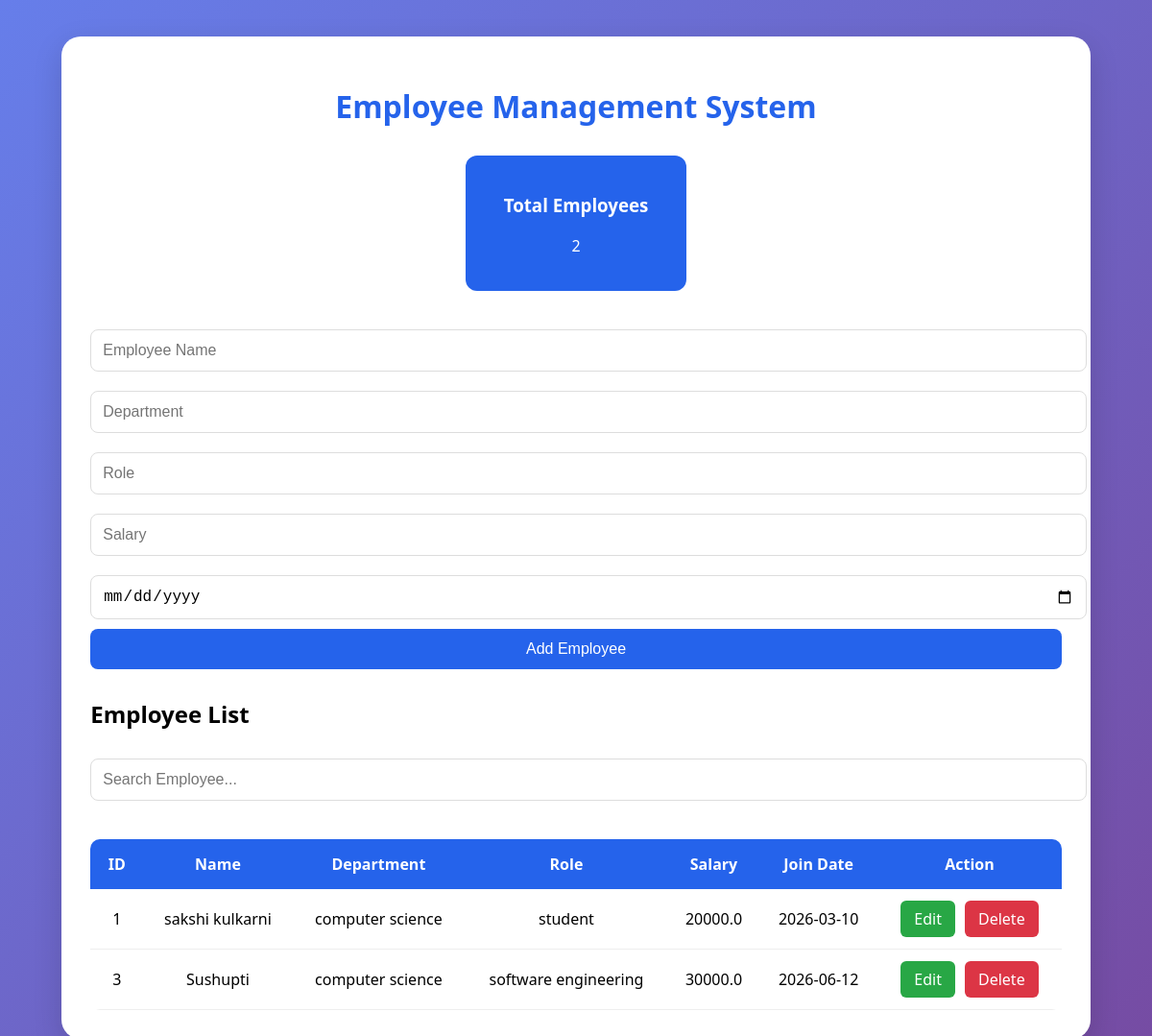
The page / on the database its author committed.
### tables this page shows
CREATE TABLE employees(
            id INTEGER PRIMARY KEY AUTOINCREMENT,
            name TEXT NOT NULL,
            department TEXT NOT NULL,
            role TEXT NOT NULL,
            salary REAL NOT NULL,
            join_date TEXT NOT NULL
        );

### app.py (the view)
@app.route('/')
def home():
    conn = sqlite3.connect('employees.db')
    cursor = conn.cursor()
    cursor.execute("SELECT * FROM employees")
    employees = cursor.fetchall()
    conn.close()
    return render_template(
        'index.html',
        employees=employees
    )

### templates/index.html (shortened to what this page needs)
<!DOCTYPE html>
<html>
<head>
    <link rel="stylesheet" href="{{ url_for('static', filename='style.css') }}">
</head>
<body>
    <div class="container">
        <h1>Employee Management System</h1>
        <div class="stats">
    <div class="stat-card">
        <h3>Total Employees</h3>
        <p>{{ employees|length }}</p>
    </div>
</div>
        <form action="/add" method="POST">
            <input type="text" name="name" placeholder="Employee Name" required>
            <input type="text" name="department" placeholder="Department" required>
            <input type="text" name="role" placeholder="Role" required>
            <input type="number" name="salary" placeholder="Salary" required>
            <input type="date" name="join_date" required>
            <button type="submit">
                Add Employee
            </button>
        </form>
        <h2>Employee List</h2>
<input type="text" id="searchInput" placeholder="Search Employee...">
<table>
    <tr>
        <th>ID</th>
        <th>Name</th>
        <th>Department</th>
        <th>Role</th>
        <th>Salary</th>
       <th>Join Date</th>
<th>Action</th>
    </tr>
    {% for employee in employees %}
    <tr>
        <td>{{ employee[0] }}</td>
        <td>{{ employee[1] }}</td>
        <td>{{ employee[2] }}</td>
        <td>{{ employee[3] }}</td>
        <td>{{ employee[4] }}</td>
        <td>{{ employee[5] }}</td>
<td class="action-buttons">
    <a href="/edit/{{ employee[0] }}" class="edit-btn">
        Edit
    </a>
    <a href="/delete/{{ employee[0] }}"
       class="delete-btn"
       onclick="return confirm('Are you sure?')">
       Delete
    </a>
</td>
    </tr>
    {% endfor %}
</table>
    </div>
</body>
</html>

### static/style.css (style rules this page uses)
body { font-family:'Segoe UI', sans-serif; background:linear-gradient( 135deg, #667eea, #764ba2 ); min-height:100vh; padding:30px; }
.container { width:90%; max-width:1200px; margin:auto; background:white; padding:30px; border-radius:20px; box-shadow: 0 10px 30px rgba(0,0,0,0.15); }
h1 { text-align:center; color:#2563eb; margin-bottom:30px; }
input { width:100%; padding:12px; margin:10px 0; border:1px solid #ddd; border-radius:8px; font-size:16px; }
button { width:100%; padding:12px; background:#2563eb; color:white; border:none; border-radius:8px; font-size:16px; cursor:pointer; transition:0.3s; }
table { width:100%; margin-top:30px; border-collapse:collapse; overflow:hidden; border-radius:10px; }
th { background:#2563eb; color:white; padding:15px; }
td { padding:12px; text-align:center; border-bottom:1px solid #eee; }
h2 { margin-top:30px; }
a { text-decoration:none; padding:6px 12px; border-radius:5px; }
a[href*="edit"] { background:#28a745; color:white; }
a[href*="delete"] { background:#dc3545; color:white; }
.action-buttons { display:flex; justify-content:center; gap:10px; }
.edit-btn { background:#22c55e; color:white; padding:8px 14px; border-radius:6px; text-decoration:none; }
.delete-btn { background:#ef4444; color:white; padding:8px 14px; border-radius:6px; text-decoration:none; }
.stats { display:flex; justify-content:center; margin-bottom:30px; }
.stat-card { background:#2563eb; color:white; padding:20px 40px; border-radius:12px; text-align:center; }

### rows shown on the page
employees: id "1", name "sakshi kulkarni", department "computer science", role "student", salary "20000.0", join_date "2026-03-10"
employees: id "3", name "Sushupti", department "computer science", role "software engineering", salary "30000.0", join_date "2026-06-12"

### other values the page prints
{{ employees|length }} "2"
